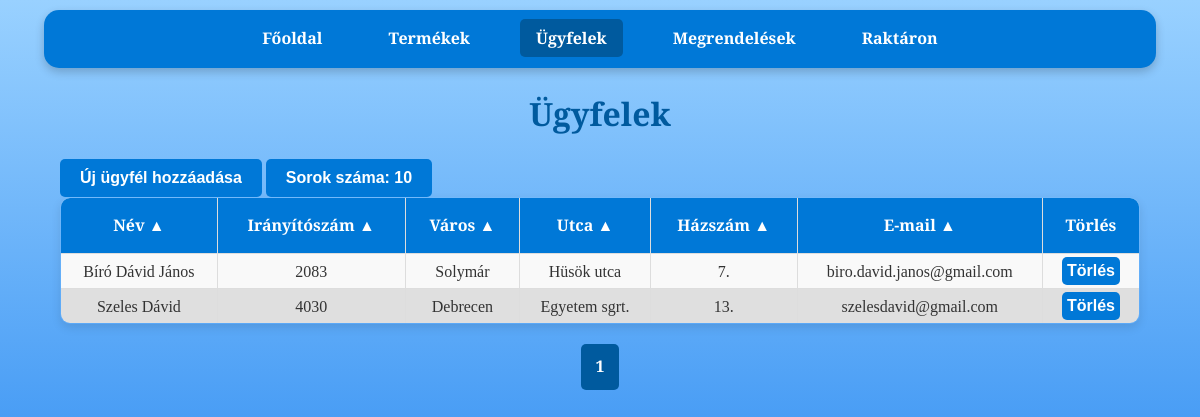
/customers, run on an earlier commit of the app's database.
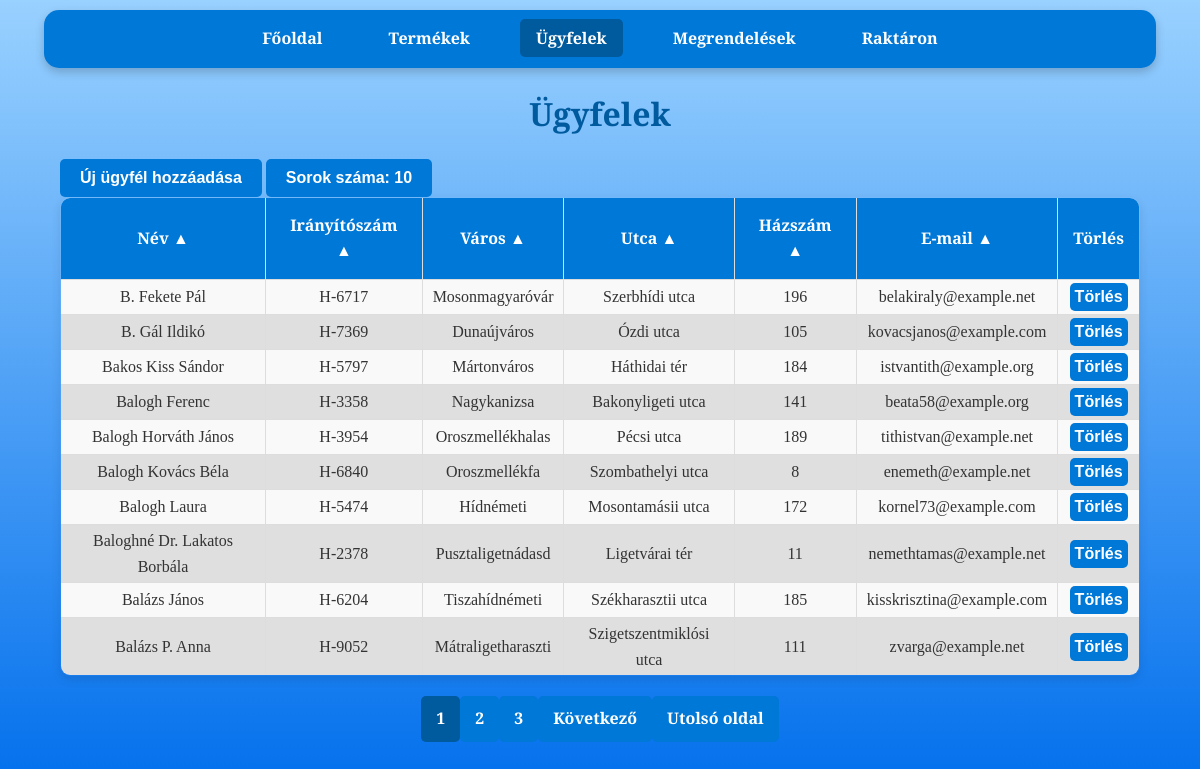
And on a later commit of the database.
### tables this page shows
CREATE TABLE customers (
                    id INTEGER PRIMARY KEY,
                    nev TEXT,
                    iranyitoszam TEXT,
                    varos TEXT,
                    utca TEXT,
                    hazszam TEXT,
                    email TEXT);

### app.py (the view)
@app.route('/customers', methods=['GET'])
def customers():
    per_page = int(request.args.get('per_page', 10))  # Egy oldalon megjelenő elemek száma
    page = int(request.args.get('page', 1))  # Az aktuális oldal lekérése (alapértelmezett: 1)
    offset = (page - 1) * per_page  # Az eltolás számítása
    order_by = str(request.args.get('order_by', 'nev'))
    desc = request.args.get('desc', 'false').lower() in ('true', '1')
    valid_columns = {'nev', 'iranyitoszam', 'varos', 'utca', 'hazszam', 'email'}
    if order_by not in valid_columns:
        raise ValueError("Invalid column name for ordering.") #Elkerüljük az SQL injection-t
    if desc:
        descending = 'DESC'
    if not desc:
        descending = ''
    conn = get_db_connection()
    customers = conn.execute(
        f'SELECT * FROM customers ORDER BY {order_by} {descending} LIMIT ? OFFSET ?', (per_page, offset)
    ).fetchall()
    total_customers = conn.execute('SELECT COUNT(*) FROM customers').fetchone()[0]
    conn.close()
    total_pages = (total_customers + per_page - 1) // per_page  # Összes oldal száma
    start_page = max(1, page - 2)  # Az aktuális oldalhoz képest 2-vel hátrébb
    end_page = min(total_pages, page + 2)  # Az aktuális oldalhoz képest 2-vel előrébb
    query_params = {
        'page': page,
        'per_page': per_page,
        'order_by': order_by,
        'desc': desc
    }
    columns = [
        {"name": "nev", "label": "Név"},
        {"name": "iranyitoszam", "label": "Irányítószám"},
        {"name": "varos", "label": "Város"},
        {"name": "utca", "label": "Utca"},
        {"name": "hazszam", "label": "Házszám"},
        {"name": "email", "label": "E-mail"}
    ]
    return render_template(
        'customers.html',
        customers=customers,
        page=page,
        order_by=order_by,
        desc=desc,
        total_pages=total_pages,
        start_page=start_page,
        end_page=end_page,
        query_params=query_params,
        columns=columns
    )

### app.py (called while the page is built)
def get_db_connection():
    conn = sqlite3.connect('database.db')
    conn.row_factory = sqlite3.Row
    return conn

### templates/customers.html (shortened to what this page needs)
<!DOCTYPE html>
<html lang="hu">
<head>
    <link rel="stylesheet" href="{{ url_for('static', filename='css/style.css') }}">
</head>
<body>
    <nav>
        <a href="{{ url_for('index') }}">Főoldal</a>
        <a href="{{ url_for('products') }}">Termékek</a>
        <a class="disabled">Ügyfelek</a>
        <a href="{{ url_for('orders') }}">Megrendelések</a>
        <a href="{{ url_for('stock') }}">Raktáron</a>
    </nav>
    <h1>Ügyfelek</h1>
    <div class="container">
        <a href="{{ url_for('add_customer') }}" class="button-wrapper">
            <button>Új ügyfél hozzáadása</button>
        </a>
        <div class="dropdown">
            <button class="dropbtn">Sorok száma: {{ query_params['per_page'] }}</button>
        </div>
        <table>
            <thead>
                <tr>
                    {% for column in columns %}
                    <th>
                        <a href="{{ url_for('customers', **dict(query_params, order_by=column.name, desc=0 if query_params['order_by'] == column.name and query_params['desc'] else 1)) }}">
                            {{ column.label }} {{ '▼' if query_params['order_by'] == column.name and query_params['desc'] else '▲' }}
                        </a>
                    </th>
                    {% endfor %}
                    <th>Törlés</th>
                </tr>
            </thead>
            <tbody>
                {% for customer in customers %}
                <tr>
                    <td>{{ customer.nev }}</td>
                    <td>{{ customer.iranyitoszam }}</td>
                    <td>{{ customer.varos }}</td>
                    <td>{{ customer.utca }}</td>
                    <td>{{ customer.hazszam }}</td>
                    <td>{{ customer.email }}</td>
                    <td>
                        <form action="{{ url_for('delete_customer', email=customer.email) }}" method="post">
                            <button type="submit">Törlés</button>
                        </form>
                    </td>
                </tr>
                {% endfor %}
            </tbody>
        </table>
    </div>
    <div class="pagination">
        {% for p in range(start_page, end_page + 1) %}
        <a href="{{ url_for('customers', **dict(query_params, page=p)) }}" class="{% if p == page %}active{% endif %}">{{ p }}</a>
        {% endfor %}
        {% if page < total_pages %}
        <a href="{{ url_for('customers', **dict(query_params, page=page+1)) }}">Következő</a>
        <a href="{{ url_for('customers', **dict(query_params, page=total_pages)) }}">Utolsó oldal</a>
        {% endif %}
    </div>
</body>
</html>

What changed in the data, as far as the page shows it:
no longer on this page (row edited): customers: nev "Bíró Dávid János", iranyitoszam "2083", varos "Solymár", utca "Hüsök utca", hazszam "7.", email "biro.david.janos@gmail.com"
no longer on this page (row edited): customers: nev "Szeles Dávid", iranyitoszam "4030", varos "Debrecen", utca "Egyetem sgrt.", hazszam "13.", email "szelesdavid@gmail.com"
added customers: nev "B. Fekete Pál", iranyitoszam "H-6717", varos "Mosonmagyaróvár", utca "Szerbhídi utca", hazszam "196", email "belakiraly@example.net"
added customers: nev "B. Gál Ildikó", iranyitoszam "H-7369", varos "Dunaújváros", utca "Ózdi utca", hazszam "105", email "kovacsjanos@example.com"
added customers: nev "Bakos Kiss Sándor", iranyitoszam "H-5797", varos "Mártonváros", utca "Háthidai tér", hazszam "184", email "istvantith@example.org"
added customers: nev "Balogh Ferenc", iranyitoszam "H-3358", varos "Nagykanizsa", utca "Bakonyligeti utca", hazszam "141", email "beata58@example.org"
added customers: nev "Balogh Horváth János", iranyitoszam "H-3954", varos "Oroszmellékhalas", utca "Pécsi utca", hazszam "189", email "tithistvan@example.net"
added customers: nev "Balogh Kovács Béla", iranyitoszam "H-6840", varos "Oroszmellékfa", utca "Szombathelyi utca", hazszam "8", email "enemeth@example.net"
added customers: nev "Balogh Laura", iranyitoszam "H-5474", varos "Hídnémeti", utca "Mosontamásii utca", hazszam "172", email "kornel73@example.com"
added customers: nev "Baloghné Dr. Lakatos Borbála", iranyitoszam "H-2378", varos "Pusztaligetnádasd", utca "Ligetvárai tér", hazszam "11", email "nemethtamas@example.net"
added customers: nev "Balázs János", iranyitoszam "H-6204", varos "Tiszahídnémeti", utca "Székharasztii utca", hazszam "185", email "kisskrisztina@example.com"
added customers: nev "Balázs P. Anna", iranyitoszam "H-9052", varos "Mátraligetharaszti", utca "Szigetszentmiklósi utca", hazszam "111", email "zvarga@example.net"
Also different on the page:
new list line: "2"
new list line: "3"
text now shown: "Következő Utolsó oldal"
